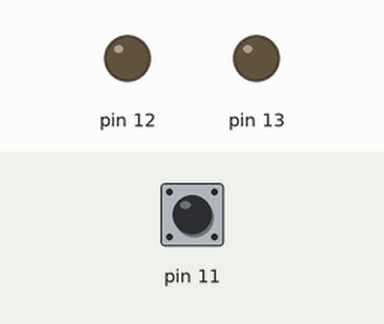
A sketch run on a simulated Arduino Uno, built with avr-gcc and run on an emulated ATmega328P. Shown: output pins drawn as LEDs (lit = HIGH). The inputs (shaded band) are chosen by the test bench; at power-on: pin 11 HIGH.

Above: at 1.2 s.
1.3 s: pin 11 pulled LOW for 0.15 s
At 2.2 s:
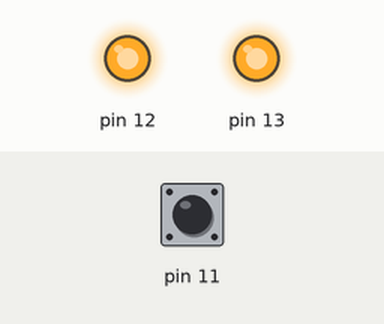
Timing chart, 0 to 4.3 s (numbered marks = the images above; inputs shaded):
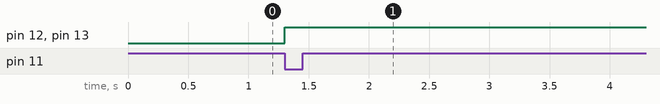

The sketch:

gandair_simple.ino
```cpp
void setup() {

  pinMode(13, OUTPUT);
  pinMode(12, OUTPUT);
  pinMode(11, INPUT);
  digitalWrite(11,1);
  digitalWrite(13,0);
  digitalWrite(12,0);
}

void loop()
{
while(digitalRead(11) == 1 ){}

digitalWrite(13,1);
digitalWrite(12,1);
delay(3600000);
digitalWrite(13,0);
digitalWrite(12,0);


}
```

Measured:
- after the input at 1.3 s, pin 12, pin 13: LOW → HIGH at once
